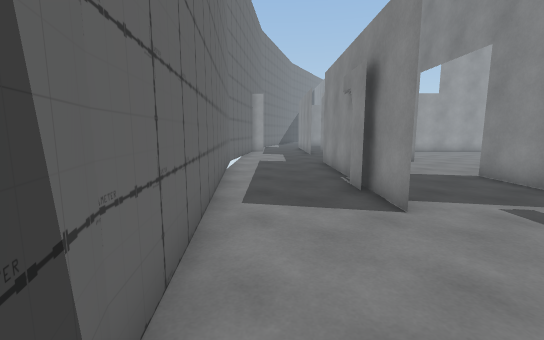
View 1 (above)

18 first-person views from a walk through a Unity game level. The camera is 1.4 m above the floor, tilts 8° down and sees 90° across. The floor is counted in squares, 1 m on a side. Each view is taken from the middle of a square. On the plan, view 1 faces up. The plan holds only what a view shows up to about 13 squares ahead; the rest is blank. The place goes on beyond the plan. Some surface patterns are stand-ins.

View 2
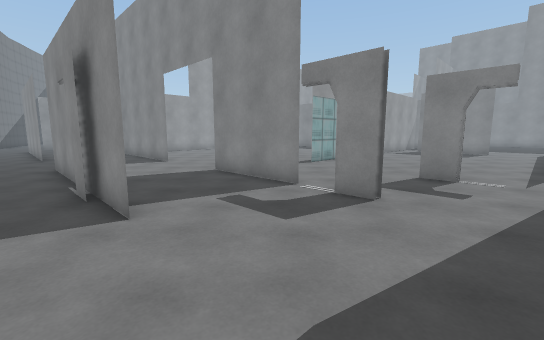

View 3
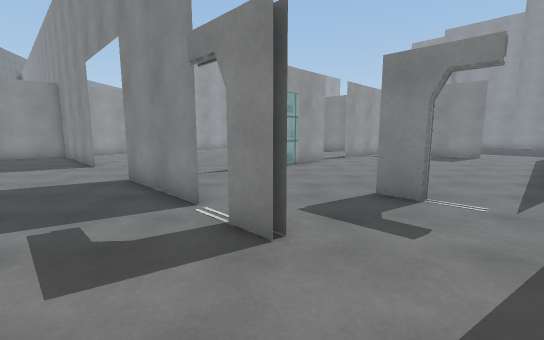

View 4
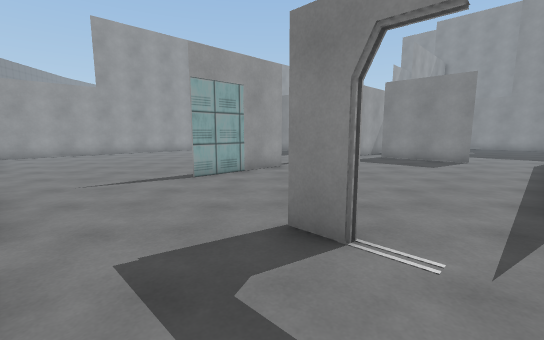

View 5
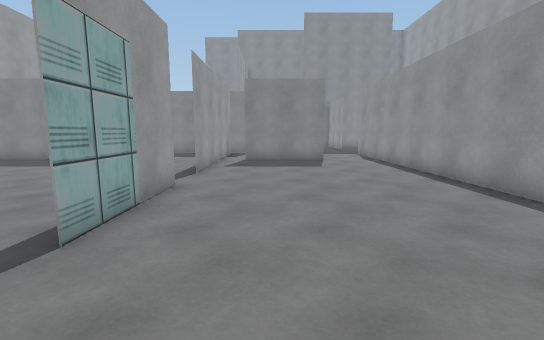

View 6
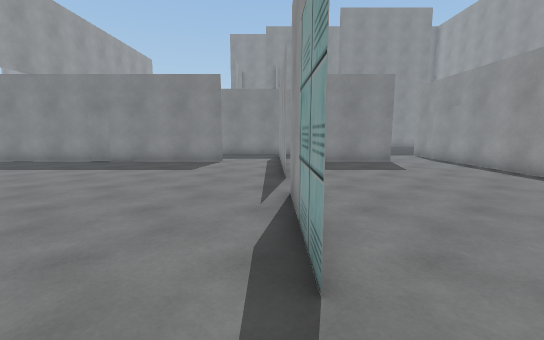

View 7
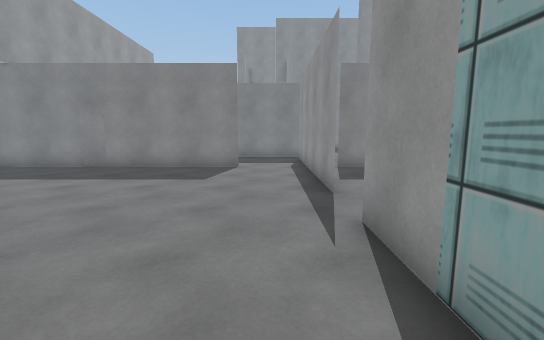

View 8
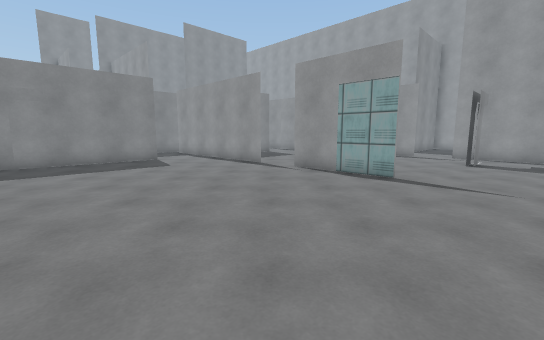

View 9
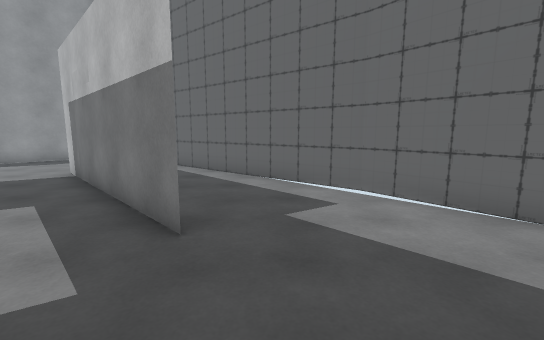

View 10
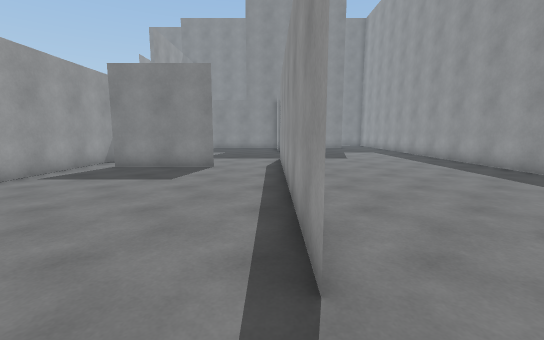

View 11
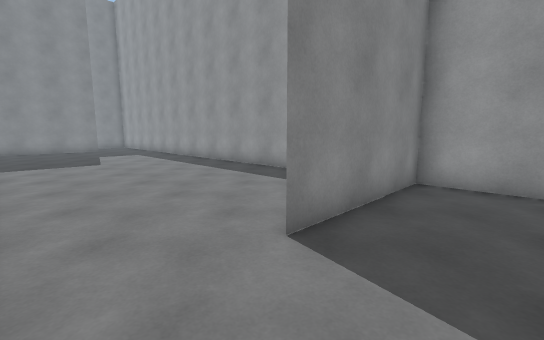

View 12
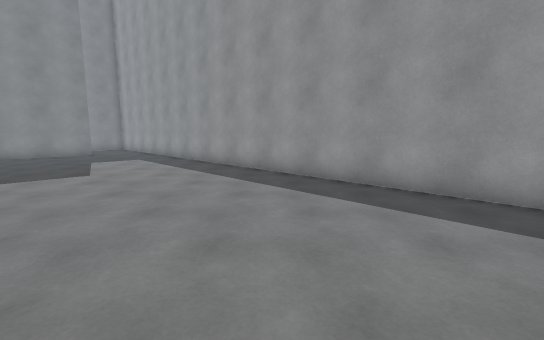

View 13
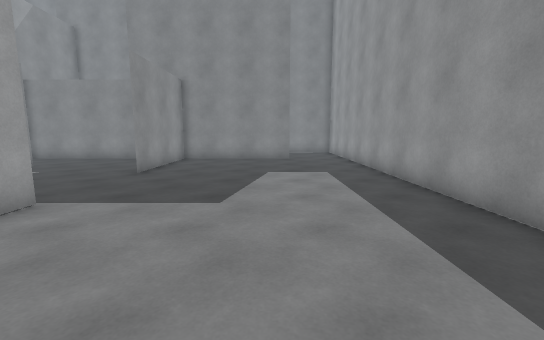

View 14
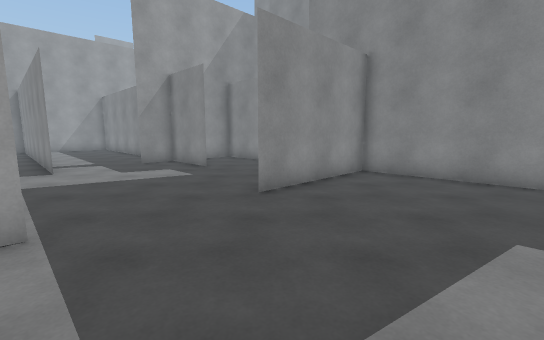

View 15
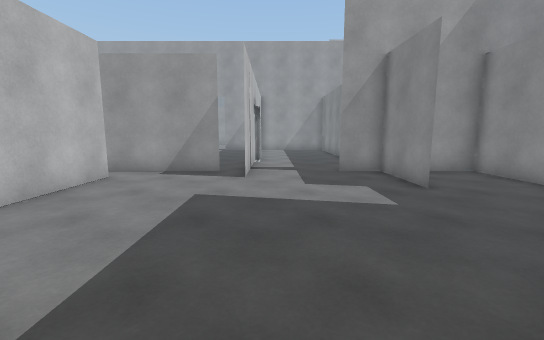

View 16
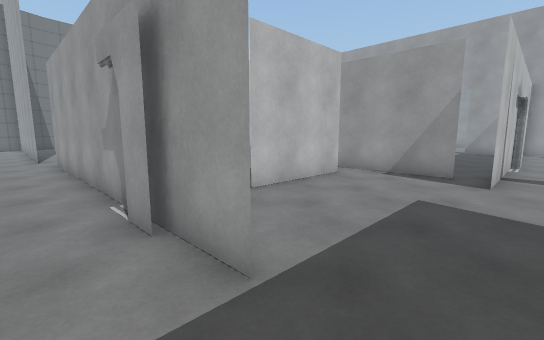

View 17
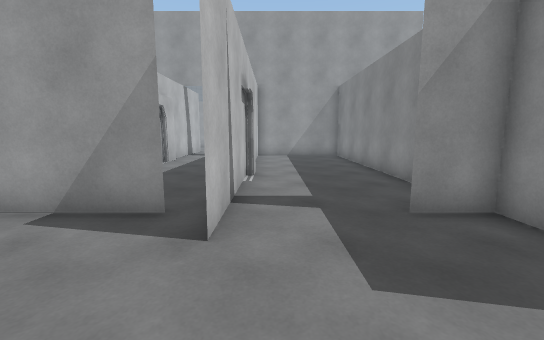

View 18
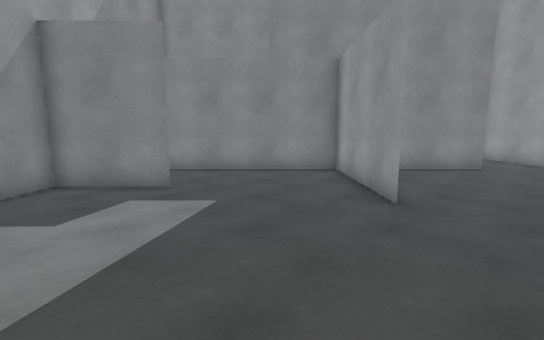

### Floor plan
Points are (right, up) in squares from view 1. A wall is a line through its corners. A room is listed if a view was taken in it or the views show most of it. See-through windows are left out.
Room 1 (views 1, 2, 3, 4, 5, 6, 7, 8, 9, 10)
walls: (11.1, 7.6) (15.2, 7.6) (11.1, 7.6); (6.6, 4.5) (6.6, 8.6); (6.6, 12.5) (6.6, 16); (10, 1.5) (10, 2.6); (10.1, 1.5) (10.1, 2.6); (6.4, 2.2) (6.4, 3.4); (2.1, 6.2) (2.1, 7.4); (2.4, 4.5) (2.4, 12.6) (2.4, 4.6); (13.1, -0.4) (21.4, -0.4); (7.9, -0.9) (9.8, -0.9); (21.5, 7.6) (17.1, 7.6) (22.5, 7.6); (2.2, -0.9) (4.1, -0.9); (21.9, 10.2) (21.9, 16.5); (-0.9, 1.4) (-0.6, 0.5); (21.9, 2.2) (21.9, 6.4); (-1.7, 16.2) (-2, 13) (-0.8, 1.2)
ways out: opening at (12.5, -0.5) to room 2; opening at (22, 1.5) to room 2; opening at (22, 7) to room 2; opening at (22, 9.5)
Room 2 (views 11, 12, 13, 14, 15, 16, 17, 18)
walls: (23.5, -0.7) (22.4, -0.7); (25.2, -0.4) (22.6, -0.4); (21.6, -0.4) (13.1, -0.4); (21.4, -0.4) (23.6, -0.4); (29.1, -0.4) (34.2, -0.4) (29.1, -0.4); (21.9, 6.4) (21.9, 2.2); (25.2, 7.6) (21.5, 7.6); (30.9, 4.5) (30.9, 7.6) (29.4, 7.6); (34.2, -6) (34.2, 7.6) (32.5, 7.6); (14.4, -8.9) (14.4, -3.6); (11.4, -0.9) (9.6, -0.9); (26.2, 11.8) (26.2, 6.2) (26.2, 7.9); (30.9, 10.4) (30.9, 16.1); (34.8, -8.9) (37.1, -8.9); (26.4, 12.6) (26.4, 11.6); (11.9, -8.9) (33.1, -8.9)
ways out: opening at (12.5, -0.5) to room 1; opening at (22, 1.5) to room 1; opening at (22, 7) to room 1; gap at (25, 8)

Where each view was taken, in squares from view 1:
view 1: 0 up, 0 right, facing up
view 2: 0 up, 1 right, facing up-right
view 3: 0 up, 4 right, facing up-right
view 4: 0 up, 7 right, facing up-right
view 5: 5 up, 8 right, facing right
view 6: 8 up, 9 right, facing right
view 7: 9 up, 11 right, facing right
view 8: 16 up, 8 right, facing down-right
view 9: 16 up, 4 right, facing down-left
view 10: 0 up, 11 right, facing right
view 11: 1 down, 12 right, facing down-right
view 12: 2 down, 15 right, facing down-right
view 13: 5 down, 20 right, facing right
view 14: 5 down, 25 right, facing up-right
view 15: 2 down, 27 right, facing up
view 16: 2 down, 27 right, facing up-left
view 17: 3 up, 27 right, facing up
view 18: 2 up, 24 right, facing right
